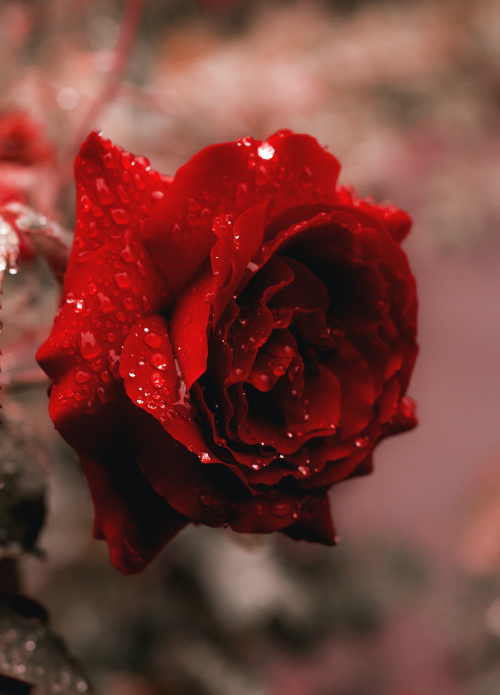
#> input picture photos/flower.jpg, 1000 x 1389 px (shown at 1/2 size)
$ python histograms.py
#> lines starting #> are read from the running program, lines starting #| are printed output that depends on the picture; after the words box and inside, x2 and y2 are one past the last pixel; in counts of white or black regions, pixels touching at a corner belong together
import cv2 as cv
import matplotlib.pyplot as plt
import numpy as np
img = cv.imread('photos/flower.jpg')
#> img is the input picture: shape (1389, 1000, 3); mean B, G, R 56, 62.9, 117.9
# cv.imshow('flower', img)

def rescaleFrame(img, scale=0.25):
#> called with scale = 0.25
    width = int(img.shape[1]*scale)
#> width = 250
    height = int(img.shape[0]*scale)
#> height = 347

    dimensions = (width,height)
#> dimensions = (250, 347)
    return cv.resize(img,dimensions,interpolation=cv.INTER_AREA)
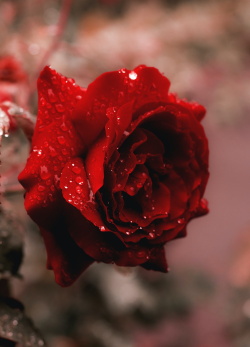
#> returned value: shape (347, 250, 3); mean of channels 0, 1, 2 56, 62.9, 117.9; drawn as B, G, R

img = rescaleFrame(img,0.25)
cv.imshow('small img',img)

blank = np.zeros(img.shape[:2], dtype='uint8')


gray = cv.cvtColor(img, cv.COLOR_BGR2GRAY)
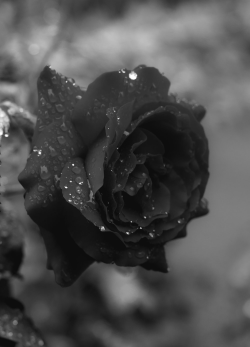
#> gray: shape (347, 250); min 12, max 254, mean 78.5
cv.imshow('gray',gray)


mask = cv.circle(blank, (img.shape[1]//2+45, img.shape[0]//2),100,255,-1)
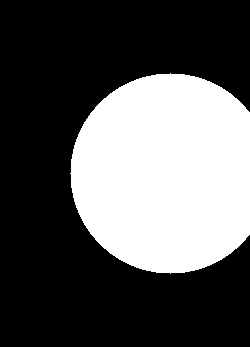
#> blank: shape (347, 250); 34.3% white; 1 white region, box (x1, y1, x2, y2) and area: (70, 73, 250, 274) 29722
masked = cv.bitwise_and(img,img,mask=mask)
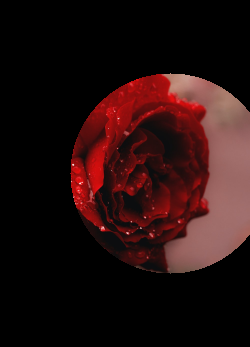
#> masked: shape (347, 250, 3); mean B, G, R 14.5, 15, 37
cv.imshow('mask', masked)

gray_hist = cv.calcHist([gray], [ 0], None,[256], [0,256])
#> gray_hist = 256 values, max 1969 at index 13, min 0 at index 0, mean 338.9

plt.figure()
plt.title('grayscale histogram')
plt.xlabel('bins')
plt.ylabel('# of pixels')
# plt.plot(gray_hist)
# plt.xlim([0,256])
# plt.show()

colors = ('b','g','r')
for i,col in enumerate(colors):
    hist = cv.calcHist([img],[i], None, [256], [0,256])
    plt.plot(hist, color=col)
    plt.xlim([0,256])

plt.show()
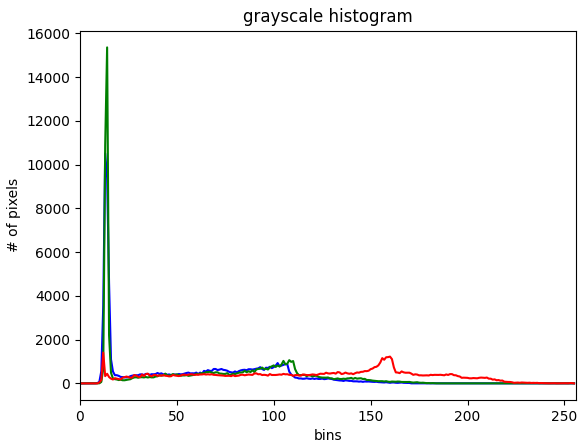
#> figure drawn by matplotlib, 1 panel; curve peaks at x = 13, y = 10512; curve peaks at x = 14, y = 15358; curve peaks at x = 12, y = 1407


cv.waitKey(0)
